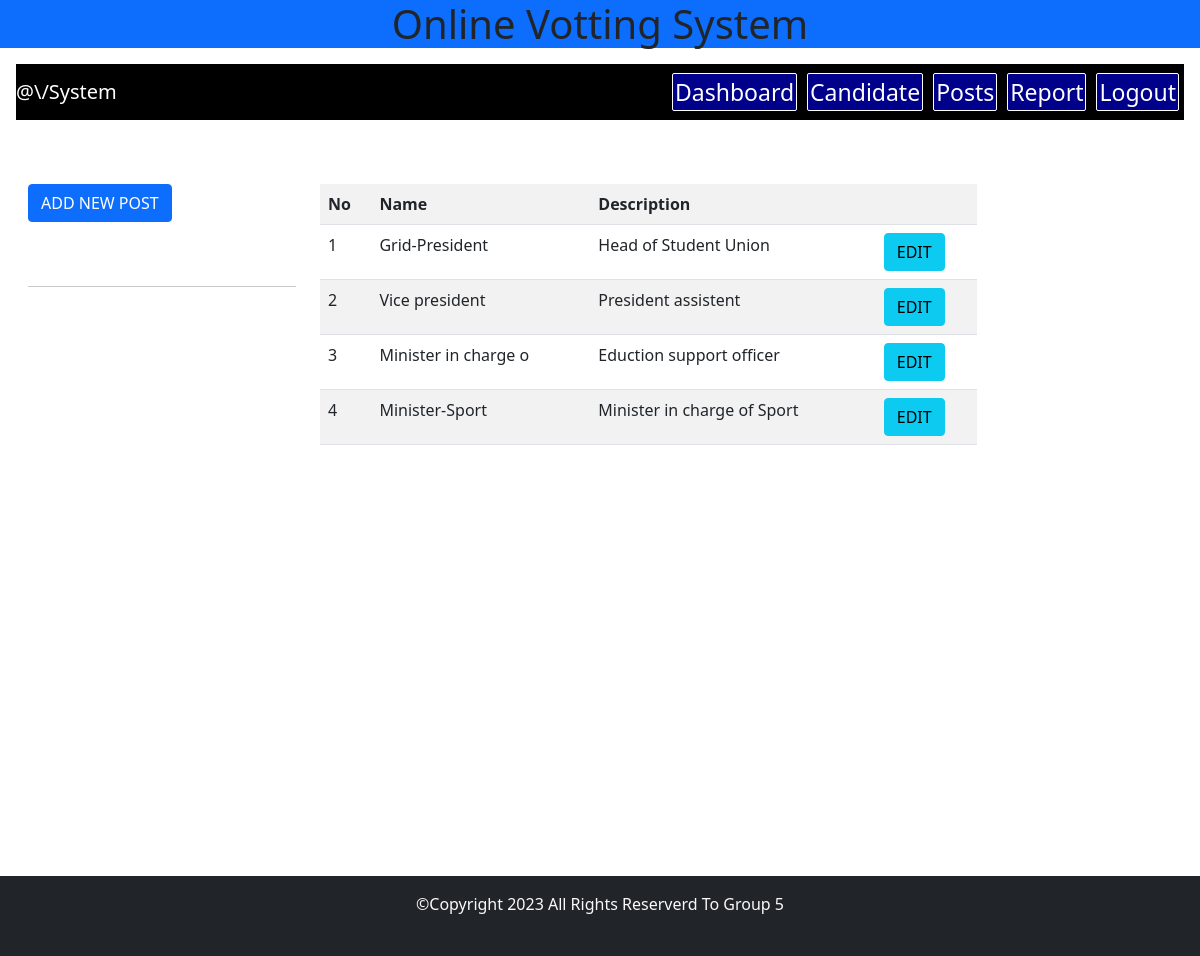
The page /posts.php (signed in) on the database its author committed.
### tables this page shows
CREATE TABLE IF NOT EXISTS `post` (
  `postId` int(20) NOT NULL,
  `postName` varchar(20) NOT NULL,
  `Description` text NOT NULL
);

### posts.php (the view, shortened to what this page needs)
<!DOCTYPE html>
<html lang="en">
<head>
    <link rel="stylesheet" href="css/style.css">
    <link rel="stylesheet" href="css/bootstrap.min.css">
</head>
<body>
     <div class="text-center">
            <h1 class='bg-primary'>Online Votting System</h1>
        </div>
    <div class="m-3">
<?php
include "header1.php";
?>
<section style="min-height:500px">
<div class="m-3 row">
    <div class="col-3">
      <a href="addpost.php" class="btn btn-primary my-5">ADD NEW POST</a>
<hr>
    </div>
    <div class="col-7">
        <table class="table table-striped my-5">
       <tr>
           <th>No</th>
           <th>Name</th>
           <th>Description</th>
           <th colspan="2"></th>
       </tr>
     <?php
     include"connection.php";
        $sql =mysqli_query($conn,"SELECT * From post");
        $no=1;
     while( $row=mysqli_fetch_array($sql)){
        echo"<tr><td>$no</td>";
        $no++;
     ?>
    <td><?=$row['postName']?></td>
    <td><?=$row['Description']?></td>
    <td> <a href="editepost.php?editepostId=<?=$row['postId']?>&postName=<?=$row['postName']?>&Des=<?=$row['Description']?>" class="btn btn-info">EDIT</a></td>
</tr>
<?php } ?>
 </table>
    </div>
</div>
</section>
    <?php
    include "footer.php";
    ?>
</body>
</html>

### css/style.css (style rules this page uses)
section { height: 400px; }

### rows shown on the page
post: postName "Grid-President", Description "Head of Student Union"
post: postName "Vice president", Description "President assistent"
post: postName "Minister in charge o", Description "Eduction support officer"
post: postName "Minister-Sport", Description "Minister in charge of Sport"
